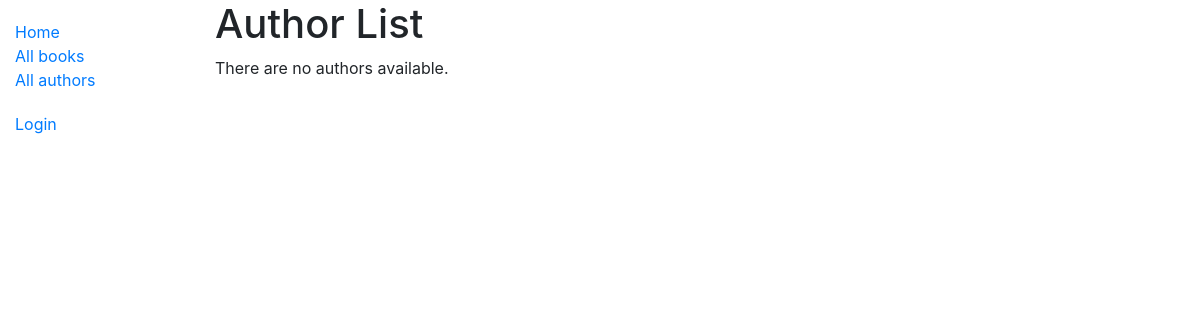
The app's page /catalog/authors/, older data.
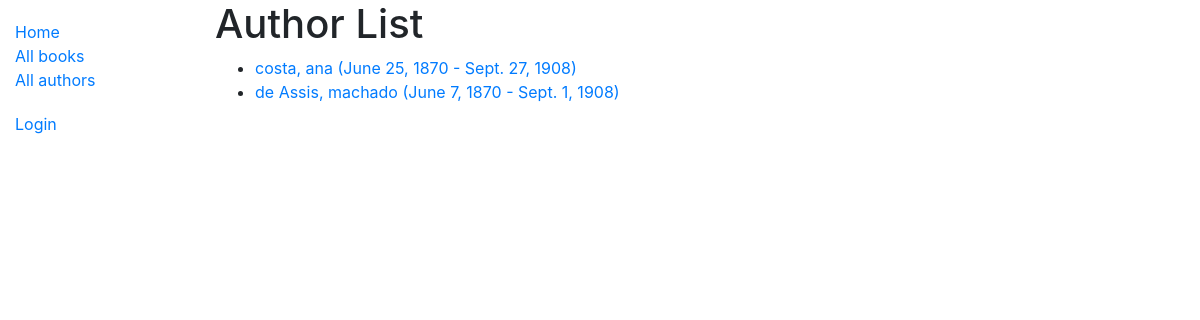
The same page, newer data.
### catalog/models.py (models this page shows)
class Author(models.Model):
    first_name = models.CharField(max_length=100)
    last_name = models.CharField(max_length=100)
    date_of_birth = models.DateField(null=True, blank=True)
    date_of_death = models.DateField('died', null=True, blank=True)
    class Meta:
        ordering = ['last_name', 'first_name']
    def get_absolute_url(self):
        return reverse('author-detail', args=[str(self.id)])
    def __str__(self):
        return '{0}, {1}'.format(self.last_name, self.first_name)

### catalog/views.py (the view)
# urls.py: path('authors/', views.AuthorListView.as_view(), name='authors'),
class AuthorListView(generic.ListView):
    model = Author
    paginate_by = 10

### catalog/templates/catalog/author_list.html
{% extends "base_generic.html" %}
{% block content %}
<h1>Author List</h1>
{% if author_list %}
  <ul>
  {% for author in author_list %}
    <li>
      <a href="{{ author.get_absolute_url }}">
      {{ author }} ({{author.date_of_birth}} - {% if author.date_of_death %}{{author.date_of_death}}{% endif %})
      </a>
    </li>
  {% endfor %}
 </ul>
{% else %}
  <p>There are no authors available.</p>
{% endif %}
{% endblock %}

### catalog/templates/base_generic.html (shortened to what this page needs)
<!doctype html>
<html lang="en">
  <head>
    <link
      rel="stylesheet"
      href="https://stackpath.bootstrapcdn.com/bootstrap/4.1.3/css/bootstrap.min.css"
 />
    {% load static %}
    <link rel="stylesheet" href="{% static 'css/styles.css' %}" />
  </head>
  <body>
    <div class="container-fluid">
      <div class="row">
        <div class="col-sm-2">
          {% block sidebar %}
            <ul class="sidebar-nav">
              <li><a href="{% url 'index' %}">Home</a></li>
              <li><a href="{% url 'books' %}">All books</a></li>
              <li><a href="{% url 'authors' %}">All authors</a></li>
            </ul>
            <ul class="sidebar-nav">
              {% if user.is_authenticated %}
                <li>User: {{ user.get_username }}</li>
                <li><a href="{% url 'my-borrowed' %}">My Borrowed</a></li>
                <li><a href="{% url 'logout'%}?next={{request.path}}">Logout</a></li>
              {% else %}
                <li><a href="{% url 'login'%}?next={{request.path}}">Login</a></li>
              {% endif %}
             </ul>
          {% endblock %}
        </div>
        <div class="col-sm-10">{% block content %}{% endblock %}</div>
    </div>
  </body>
</html>

Row changes from the older to the newer data that the page shows:
added Author: last_name+first_name "costa, ana", date_of_birth "June 25, 1870", date_of_death "Sept. 27, 1908"
added Author: last_name+first_name "de Assis, machado", date_of_birth "June 7, 1870", date_of_death "Sept. 1, 1908"
Text that changed along with them:
text no longer shown: "There are no authors available."
